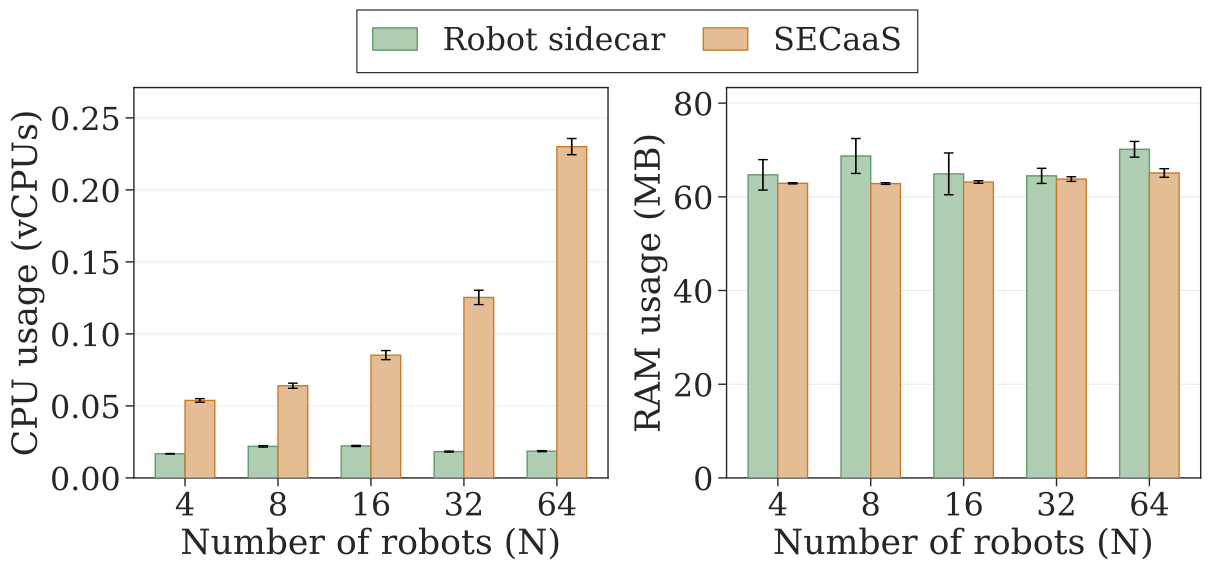

Generate this figure with Python:
#!/usr/bin/env python3
"""
Combined CPU + RAM resource usage for the attestation sidecar in continuous mode.
Top panel: CPU (vCPUs). Bottom panel: RAM (MB). Shared x-axis (fleet size N).
Two groups per N: Robot sidecar (avg per node) and SECaaS.
"""

from pathlib import Path
import pandas as pd
import matplotlib.colors as mcolors
import matplotlib.pyplot as plt
import matplotlib.patches as mpatches
import seaborn as sns
import plot_style


def _darken(color, factor=0.65):
    return tuple(c * factor for c in mcolors.to_rgb(color))

# INPUT_FILE = "../data/docker-stats/_summary/overall_resource_usage_{VARIANT}.csv"
INPUT_FILE = "../data/docker-stats-SSP20000ms/_summary/overall_resource_usage_{VARIANT}.csv"
MODE      = "continuous"
VARIANT    = "lv"   # ← continuous-mode variant to plot
N_VALUES  = [4, 8, 16, 32, 64]

FONT_SCALE    = 2.6
BAR_WIDTH     = 0.32
GROUP_SPACING = 1.0
HEADROOM      = 1.15

PALETTE = "C"

_PALETTES = {
    "A": dict(robot="#59c396",  secaas="#6a5d99"),
    "B": dict(robot="#B3B3FF",  secaas="#FFB3B3"),
    "C": dict(robot="#AFCEB4",  secaas="#E4BD95"),
}

_PALETTE_EDGES = {
    "B": dict(robot="#0000FF", secaas="#FF0000"),
    "C": dict(robot="#5E9C68", secaas="#C97A2B"),
}

COLOR_ROBOT  = _PALETTES[PALETTE]["robot"]
COLOR_SECAAS = _PALETTES[PALETTE]["secaas"]

_explicit_edges = _PALETTE_EDGES.get(PALETTE, {})
EDGE_ROBOT  = _explicit_edges.get("robot")  or _darken(COLOR_ROBOT)
EDGE_SECAAS = _explicit_edges.get("secaas") or _darken(COLOR_SECAAS)


def _clean_label(raw: str) -> str:
    name = raw.replace("-sidecar", "").strip().lower()
    if name.startswith("secaas"):
        return "SECaaS"
    if name.startswith("robot"):
        return "Robot"
    return raw.title()


def _aggregate(df, n_values):
    rows = []
    for n in n_values:
        sub = df[df["n_robots"] == n].copy()
        sub["group"] = sub["container"].apply(_clean_label)

        robots = sub[sub["group"] == "Robot"]
        if not robots.empty:
            rows.append({
                "n": n, "group": "Robot sidecar",
                "cpu_mean": robots["cpu_percent_mean"].mean() / 100.0,
                "cpu_std":  robots["cpu_percent_std"].mean()  / 100.0,
                "ram_mean": robots["mem_mb_mean"].mean(),
                "ram_std":  robots["mem_mb_std"].mean(),
            })

        secaas = sub[sub["group"] == "SECaaS"]
        if not secaas.empty:
            rows.append({
                "n": n, "group": "SECaaS",
                "cpu_mean": float(secaas["cpu_percent_mean"].iloc[0]) / 100.0,
                "cpu_std":  float(secaas["cpu_percent_std"].iloc[0])  / 100.0,
                "ram_mean": float(secaas["mem_mb_mean"].iloc[0]),
                "ram_std":  float(secaas["mem_mb_std"].iloc[0]),
            })
    return pd.DataFrame(rows)


def main():
    script_dir = Path(__file__).parent.resolve()
    csv_path   = (script_dir / INPUT_FILE.format(VARIANT=VARIANT)).resolve()
    if not csv_path.exists():
        raise SystemExit(f"CSV not found: {csv_path}")

    df = pd.read_csv(csv_path)
    df = df[df["n_robots"].isin(N_VALUES)]
    mode_df = df[df["mode"] == MODE].copy()
    if mode_df.empty:
        raise SystemExit(f"No data for mode={MODE} variant={VARIANT}")

    plot_style.apply(FONT_SCALE)

    n_values = sorted(mode_df["n_robots"].unique())
    agg      = _aggregate(mode_df, n_values)
    group_xs = [i * GROUP_SPACING for i in range(len(n_values))]

    step    = BAR_WIDTH
    offsets = {"Robot sidecar": -step / 2, "SECaaS": step / 2}
    groups  = ["Robot sidecar", "SECaaS"]
    colors  = {"Robot sidecar": COLOR_ROBOT,  "SECaaS": COLOR_SECAAS}
    edges   = {"Robot sidecar": EDGE_ROBOT,   "SECaaS": EDGE_SECAAS}

    fig = plt.figure(figsize=(12, 5.5))
    gs  = fig.add_gridspec(
        1, 2, wspace=0.25,
        left=0.08, right=0.97, top=0.84, bottom=0.13,
    )
    ax_cpu = fig.add_subplot(gs[0, 0])
    ax_ram = fig.add_subplot(gs[0, 1])

    cpu_tops, ram_tops = [], []

    for i, n in enumerate(n_values):
        for grp in groups:
            row = agg[(agg["n"] == n) & (agg["group"] == grp)]
            if row.empty:
                continue
            x     = group_xs[i] + offsets[grp]
            color = colors[grp]
            edge  = edges[grp]

            cpu_mean = float(row["cpu_mean"].iloc[0])
            cpu_std  = float(row["cpu_std"].iloc[0])
            ram_mean = float(row["ram_mean"].iloc[0])
            ram_std  = float(row["ram_std"].iloc[0])

            for ax, mean, std, tops in [
                (ax_cpu, cpu_mean, cpu_std, cpu_tops),
                (ax_ram, ram_mean, ram_std, ram_tops),
            ]:
                ax.bar(x, mean, width=BAR_WIDTH,
                       color=color, edgecolor=edge, linewidth=1.0, zorder=3)
                if std > 0:
                    ax.errorbar(x, mean, yerr=std,
                                fmt="none", color="black",
                                capsize=3.5, linewidth=1.2, zorder=5)
                tops.append(mean + std)

            print(f"[VAL] N={n} {grp}: "
                  f"cpu={cpu_mean:.4f}±{cpu_std:.4f} vCPU  "
                  f"ram={ram_mean:.2f}±{ram_std:.2f} MB")

    # ── Top panel (CPU) ────────────────────────────────────────────────────────
    ax_cpu.set_ylabel("CPU usage (vCPUs)")
    ax_cpu.set_ylim(0, max(cpu_tops) * HEADROOM)
    ax_cpu.set_xlim(group_xs[0]  - GROUP_SPACING * 0.55,
                    group_xs[-1] + GROUP_SPACING * 0.55)
    ax_cpu.set_xticks(group_xs)
    ax_cpu.set_xticklabels([str(n) for n in n_values])
    ax_cpu.set_xlabel("Number of robots (N)")
    ax_cpu.tick_params(axis="both", which="major", length=6, width=1.0, direction="out")
    ax_cpu.grid(axis="y", **plot_style.GRID_KW)
    ax_cpu.set_axisbelow(True)

    # ── Bottom panel (RAM) ─────────────────────────────────────────────────────
    ax_ram.set_ylabel("RAM usage (MB)")
    ax_ram.set_ylim(0, max(ram_tops) * HEADROOM)
    ax_ram.set_xticks(group_xs)
    ax_ram.set_xticklabels([str(n) for n in n_values])
    ax_ram.set_xlabel("Number of robots (N)")
    ax_ram.tick_params(axis="both", which="major", length=6, width=1.0, direction="out")
    ax_ram.grid(axis="y", **plot_style.GRID_KW)
    ax_ram.set_axisbelow(True)

    # ── Shared legend ──────────────────────────────────────────────────────────
    patches = [
        mpatches.Patch(facecolor=COLOR_ROBOT,  edgecolor=EDGE_ROBOT,  linewidth=1.0, label="Robot sidecar"),
        mpatches.Patch(facecolor=COLOR_SECAAS, edgecolor=EDGE_SECAAS, linewidth=1.0, label="SECaaS"),
    ]
    fig.legend(handles=patches, loc="upper center", bbox_to_anchor=(0.5, 1.01),
               ncol=2, frameon=True, framealpha=0.9, fancybox=False,
               edgecolor="black", borderpad=0.5, handlelength=1.4,
               columnspacing=1.2)

    out_path = script_dir / f"barplot_docker_stats.pdf"
    fig.savefig(out_path, dpi=300, bbox_inches="tight")
    print(f"\n[OK] Saved: {out_path}")
    plt.close(fig)


if __name__ == "__main__":
    main()
